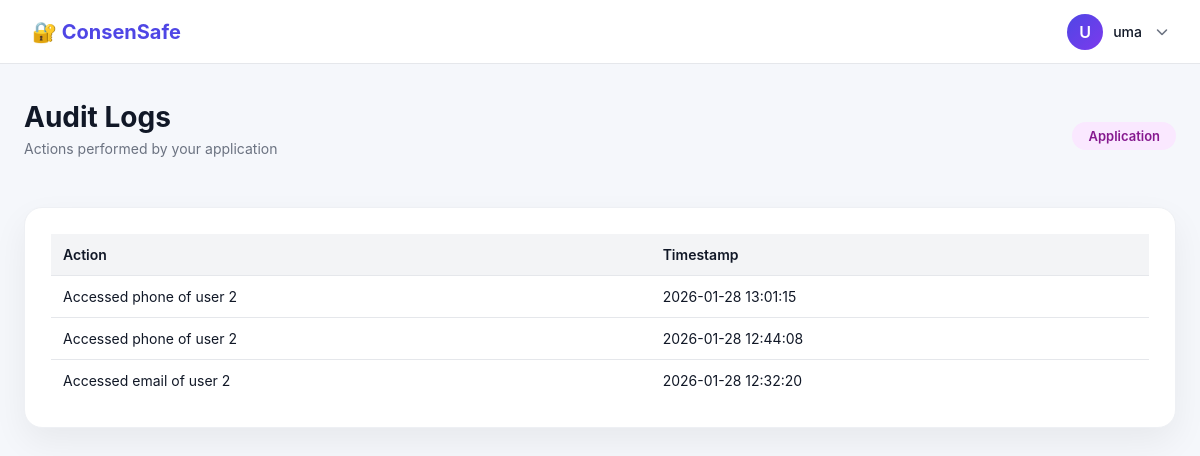
Screenshot of /audit-logs (signed in) with the database file from the repository.
### tables this page shows
CREATE TABLE audit_logs (
            id INTEGER PRIMARY KEY AUTOINCREMENT,
            actor_id INTEGER NOT NULL,
            action TEXT NOT NULL,
            timestamp DATETIME DEFAULT CURRENT_TIMESTAMP,
            FOREIGN KEY (actor_id) REFERENCES users(id)
        );

### app.py (the view, shortened to what this page needs)
@app.route("/audit-logs")
def audit_logs():
    role = session.get("role")
    if role not in ("app", "admin"):
        return "Unauthorized", 403
    conn = get_db()
    if role == "app":
        logs = conn.execute("""
            SELECT action, timestamp
            FROM audit_logs
            WHERE actor_id = ?
            ORDER BY timestamp DESC
        """, (session["user_id"],)).fetchall()
    conn.close()
    return render_template("audit_logs.html", logs=logs, role=role)

### app.py (called while the page is built)
def get_db():
    conn = sqlite3.connect(DB_NAME)
    conn.row_factory = sqlite3.Row
    return conn

@app.before_request
def enforce_session_timeout():
    if "user_id" in session:
        now = time.time()
        last = session.get("last_activity")
        if last and now - last > 600:
            session.clear()
            return redirect(url_for("login"))
        session["last_activity"] = now

### templates/audit_logs.html (shortened to what this page needs)
{% extends "base.html" %}
{% block content %}
<div class="dashboard">
  <div class="dashboard-header">
    <div>
      <h1>Audit Logs</h1>
      <p class="welcome-text">
        {% if role == 'admin' %}
          System-wide security audit trail
        {% else %}
          Actions performed by your application
        {% endif %}
      </p>
    </div>
    {% if role == 'admin' %}
      <span class="role-badge admin">Administrator</span>
    {% else %}
      <span class="role-badge app">Application</span>
    {% endif %}
  </div>
  <div class="section">
    <div class="dashboard-card" style="overflow-x:auto">
      <table class="consent-table">
        <thead>
          <tr>
            <th>Action</th>
            <th>Timestamp</th>
          </tr>
        </thead>
        <tbody>
          {% for log in logs %}
          <tr>
            <td>{{ log.action }}</td>
            <td>{{ log.timestamp }}</td>
          </tr>
          {% endfor %}
        </tbody>
      </table>
    </div>
  </div>
</div>
{% endblock %}

### static/pro.css (style rules this page uses)
* { box-sizing: border-box; }
html, body { height: 100%; }
body { margin: 0; font-family: 'Inter', system-ui, -apple-system, BlinkMacSystemFont, sans-serif; color: #111827; background: #f5f7fb; }
.dashboard { max-width: 1200px; margin: 0 auto; padding: 36px 24px 80px; }
.dashboard-header { display: flex; justify-content: space-between; align-items: center; margin-bottom: 28px; }
.dashboard-header h1 { margin: 0; font-size: 28px; }
.welcome-text { margin-top: 6px; font-size: 14px; color: #6b7280; }
.role-badge { padding: 6px 16px; border-radius: 999px; font-size: 13px; font-weight: 600; }
.role-badge.app { background: #fae8ff; color: #86198f; }
.section { margin-top: 36px; }
.dashboard-card { background: #ffffff; border-radius: 18px; padding: 26px; box-shadow: 0 14px 35px rgba(0,0,0,0.06); border: 1px solid #eef0f4; transition: transform 0.25s ease, box-shadow 0.25s ease; }
.consent-table { width: 100%; border-collapse: collapse; font-size: 14px; }
.consent-table th { text-align: left; padding: 12px; background: #f3f4f6; font-weight: 600; }
.consent-table td { padding: 12px; border-top: 1px solid #e5e7eb; }

### rows the page displays
audit_logs: action "Accessed phone of user 2", timestamp "2026-01-28 13:01:15"
audit_logs: action "Accessed phone of user 2", timestamp "2026-01-28 12:44:08"
audit_logs: action "Accessed email of user 2", timestamp "2026-01-28 12:32:20"
